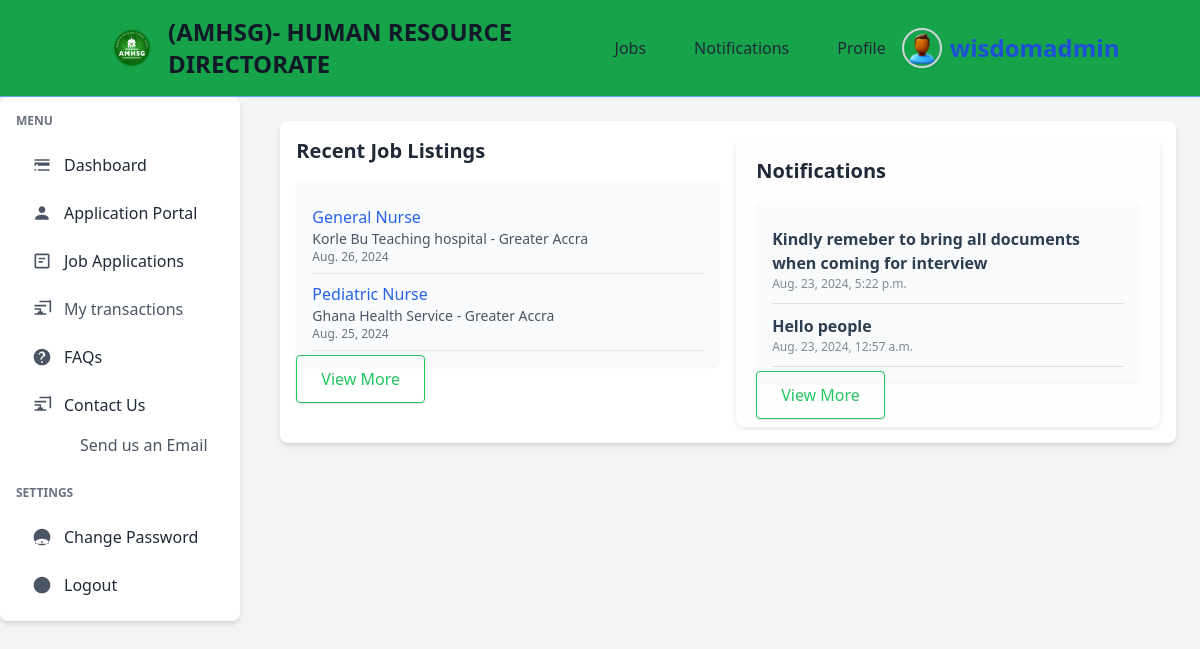
The page /dashboard (signed in) on the database its author committed.
### jobs/models.py (models this page shows, shortened)
class Job(models.Model):
    title = models.CharField(max_length=255, default="none")
    company = models.CharField(max_length=255, default="none")  # Name of the company offering the job
    location = models.CharField(max_length=255, default="none")
    description = models.TextField()
    responsibilities = models.TextField(help_text="List of job responsibilities", default="none")  # New field for responsibilities
    requirements = models.TextField(help_text="List of job requirements", default="none")  # New field for requirements
    salary = models.CharField(max_length=100, blank=True, null=True, help_text="Salary range or amount")  # Optional salary field
    posted_date = models.DateField(auto_now_add=True, blank=True, null=True)
    application_deadline = models.DateField(null=True, blank=True, help_text="Deadline to apply for the job")  # New field for application deadline
    class Meta:
        ordering = ['-posted_date']  # Orders job listings by the most recent first

### notifications/models.py (models this page shows, shortened)
class Notification(models.Model):
    message = models.CharField(max_length=255)
    date = models.DateTimeField(auto_now_add=True)

### authentication/views.py (the view)
# urls.py: path('dashboard', views.dashboard, name="dashboard"),
@login_required(login_url="authentication:my-login")
def dashboard(request):
    jobs = Job.objects.all().order_by('-posted_date')[:5]
    notifications = Notification.objects.all().order_by('-date')[:5]
    context = {
        'jobs': jobs,
        'notifications': notifications,
    }
    return render(request, 'authentication/dashboard.html', context)

### templates/authentication/dashboard.html
{% extends 'authentication/dash-base.html' %} {% block content %}
  <main class="flex-1 bg-white shadow-md rounded-lg p-4">
    <div class="grid grid-cols-1 md:grid-cols-2 gap-4">
      <section>
        <h2 class="text-xl font-semibold text-gray-800 mb-4">
          Recent Job Listings
        </h2>
        <div class="bg-gray-50 p-4 rounded-lg shadow-sm">
          <ul>
            {% for job in jobs %}
            <li class="border-b border-gray-200 py-2">
              <a href="{% url 'job-detail' job.id %}" class="text-blue-600 hover:underline"
                >{{ job.title }}</a
              >
              <p class="text-gray-600 text-sm">
                {{ job.company }} - {{ job.location }}
              </p>
              <p class="text-gray-500 text-xs">{{ job.posted_date }}</p>
            </li>
            {% empty %}
            <li class="text-gray-600">No job listings available.</li>
            {% endfor %}
          </ul>
        </div>
        <a
          href="{% url 'job-list' %}"
          class="bg-transparent border border-green-500 text-green-500 hover:bg-green-500 hover:text-white px-6 py-3 rounded shadow"
          >View More</a
        >
      </section>
      <div class="container">
        <section class="notifications">
            <h2 class="text-xl font-semibold text-gray-800 mb-4">Notifications</h2>
            <div class="bg-gray-50 p-4 rounded-lg shadow-sm">
                <ul>
                    {% for notification in notifications %}
                    <li class="border-b border-gray-200 py-2">
                        <p class="message">{{ notification.message }}</p>
                        <p class="date">{{ notification.date }}</p>
                    </li>
                    {% empty %}
                    <li class="text-gray-600">No notifications.</li>
                    {% endfor %}
                </ul>
            </div>
            <a
          href="{% url 'notification-list' %}"
          class="bg-transparent border border-green-500 text-green-500 hover:bg-blue-600 hover:text-white px-6 py-3 rounded shadow"
          >View More</a
        >
        </section>
    </div>
    </div>
  </main>
</div>
{% endblock %}

### templates/authentication/dash-base.html (shortened to what this page needs)
{% load static tailwind_tags %}
<!DOCTYPE html>
<html lang="en">
  <head>
    <link
      href="https://cdn.jsdelivr.net/npm/tailwindcss@2.2.19/dist/tailwind.min.css"
      rel="stylesheet"
    />
    <link
      rel="stylesheet"
      href="https://cdnjs.cloudflare.com/ajax/libs/font-awesome/6.0.0-beta3/css/all.min.css"
    />
    <link rel="stylesheet" href="https://cdn.jsdelivr.net/npm/flatpickr/dist/flatpickr.min.css">
    {% tailwind_css %}
  </head>
  <body class="bg-gray-100">
    <header class="bg-green-600 shadow-sm border-b border-blue-400">
      <div
        class="container mx-auto flex items-center justify-between py-4 px-6"
      >
        <div class="flex items-center space-x-4">
          <img src="{% static 'img/logo.png' %}" alt="Logo" class="w-10 h-10" />
          <a
            href="{% url 'dashboard' %}"
            class="text-2xl font-bold text-gray-900"
          >
            (AMHSG)- HUMAN RESOURCE DIRECTORATE
          </a>
        </div>
        <nav class="hidden md:flex space-x-4">
          <a
            href="{% url 'job-list' %}"
            class="px-4 py-2 text-gray-800 hover:bg-yellow-600 hover:text-white rounded-md"
          >
            Jobs
          </a>
          <a
            href="{% url 'notification-list' %}"
            class="px-4 py-2 text-gray-800 hover:bg-yellow-600 hover:text-white rounded-md"
          >
            Notifications
          </a>
          <a
            href="#"
            class="px-4 py-2 text-gray-800 hover:bg-yellow-600 hover:text-white rounded-md"
          >
            Profile
          </a>
        </nav>
        <div class="relative">
          <button
            id="profileMenuButton"
            class="flex items-center space-x-2 text-gray-800 hover:text-blue-600"
          >
            <img
              src="{% static 'img/profile.png' %}"
              alt="Profile Image"
              class="w-10 h-10 rounded-full border-2 border-gray-300 shadow-sm"
            />
            <span class="hidden md:inline font-extrabold text-2xl text-blue-700"
              >{{ user.username }}</span
            >
          </button>
        </div>
      </div>
    </header>
    <div class="flex flex-col md:flex-row md:space-x-4">
      <aside class="w-full md:w-1/4 bg-white shadow-md rounded-lg p-4 mb-4 md:mb-0">
        <nav class="space-y-6">
          <div>
            <h2 class="text-xs font-semibold text-gray-500 uppercase mb-4">Menu</h2>
            <ul class="space-y-2">
              <li>
                <a
                  href="{% url 'dashboard' %}"
                  class="flex items-center px-4 py-2 text-gray-800 hover:bg-blue-500 rounded transition-colors duration-200"
                >
                  <svg
                    class="w-5 h-5 mr-3 text-gray-600"
                    fill="currentColor"
                    xmlns="http://www.w3.org/2000/svg"
                    viewBox="0 0 24 24"
                  >
                    <path
                      d="M3 13h2v-2H3v2zm4 0h14v-2H7v2zm0 6h14v-2H7v2zm-4 0h2v-2H3v2zm0-14v2h18V5H3zm0 6h18v-2H3v2z"
                    />
                  </svg>
                  Dashboard
                </a>
              </li>
              <li>
                <a
                  href="{% url 'application-portal' %}"
                  class="flex items-center px-4 py-2 text-gray-800 hover:bg-blue-500 rounded transition-colors duration-200"
                >
                  <svg
                    class="w-5 h-5 mr-3 text-gray-600"
                    fill="currentColor"
                    xmlns="http://www.w3.org/2000/svg"
                    viewBox="0 0 24 24"
                  >
                    <path
                      d="M12 12c2.21 0 4-1.79 4-4s-1.79-4-4-4-4 1.79-4 4 1.79 4 4 4zm0 2c-2.67 0-8 1.34-8 4v2h16v-2c0-2.66-5.33-4-8-4z"
                    />
                  </svg>
                  Application Portal
                </a>
              </li>
              <li>
                <a
                  href="{% url 'job-applications' %}"
                  class="flex items-center px-4 py-2 text-gray-800 hover:bg-blue-500 rounded transition-colors duration-200"
                >
                  <svg
                    class="w-5 h-5 mr-3 text-gray-600"
                    fill="currentColor"
                    xmlns="http://www.w3.org/2000/svg"
                    viewBox="0 0 24 24"
                  >
                    <path
                      d="M19 3H5c-1.1 0-2 .9-2 2v14c0 1.1.9 2 2 2h14c1.1 0 2-.9 2-2V5c0-1.1-.9-2-2-2zm0 16H5V5h14v14zM8 8h8v2H8zm0 4h5v2H8z"
                    />
                  </svg>
                  Job Applications
                </a>
              </li>
              <li>
                <a
                  href="{% url 'my-transactions' %}"
                  class="flex items-center px-4 py-2 text-gray-600 hover:bg-blue-500 rounded transition-colors duration-200"
                >
                  <svg
                    class="w-5 h-5 mr-3 text-gray-600"
                    fill="currentColor"
                    xmlns="http://www.w3.org/2000/svg"
                    viewBox="0 0 24 24"
                  >
                    <path
                      d="M3 13h8v-2H3v2zm0 6h14v-2H3v2zm0-10h14V7H3v2zm18-7H9v2h12v12h2V3c0-1.1-.9-2-2-2zM13 15h-2v-2H9v2H7v2h2v2h2v-2h2v-2z"
                    />
                  </svg>
                  My transactions
                </a>
              </li>
              <li>
                <a
                  href="#"
                  class="flex items-center px-4 py-2 text-gray-800 hover:bg-blue-500 rounded transition-colors duration-200"
                >
                  FAQs
                </a>
              </li>
              <li>
                <a
                  href="#"
                  class="flex items-center px-4 py-2 text-gray-800 hover:bg-blue-500 rounded transition-colors duration-200"
                >
                  <svg
                    class="w-5 h-5 mr-3 text-gray-600"
                    fill="currentColor"
                    xmlns="http://www.w3.org/2000/svg"
                    viewBox="0 0 24 24"
                  >
                    <path
                      d="M3 13h8v-2H3v2zm0 6h14v-2H3v2zm0-10h14V7H3v2zm18-7H9v2h12v12h2V3c0-1.1-.9-2-2-2zM13 15h-2v-2H9v2H7v2h2v2h2v-2h2v-2z"
                    />
                  </svg>
                  Contact Us
                </a>
                <ul class="pl-12 mt-1 space-y-1">
                  <li>
                    <a
                      href="#"
                      class="block px-4 py-1 text-gray-600 hover:underline hover:bg-blue-500"
                    >
                      Send us an Email
                    </a>
                  </li>
                </ul>
              </li>
            </ul>
          </div>
          <div>
            <h2 class="text-xs font-semibold text-gray-500 uppercase mb-4">
              Settings
            </h2>
            <ul class="space-y-2">
              <li>
                <a
                  href="#"
                  class="flex items-center px-4 py-2 text-gray-800 hover:bg-blue-500 rounded transition-colors duration-200"
                >
                  <svg
                    class="w-5 h-5 mr-3 text-gray-600"
                    fill="currentColor"
                    xmlns="http://www.w3.org/2000/svg"
                    viewBox="0 0 24 24"
                  >
                    <path
                      d="M12 2c5.52 0 10 4.48 10 10s-4.48 10-10 10S2 17.52 2 12 6.48 2 12 2zm1 17h-2v-2h2v2zm-1-5c-2.67 0-8 1.34-8 4v2h16v-2c0-2.66-5.33-4-8-4z"
                    />
                  </svg>
                  Change Password
                </a>
              </li>
              <li>
                <a
                  href="{% url 'user-logout' %}"
                  class="flex items-center px-4 py-2 text-gray-800 hover:bg-red-500 rounded transition-colors duration-200"
                >
                  <svg
                    class="w-5 h-5 mr-3 text-gray-600"
                    fill="currentColor"
                    xmlns="http://www.w3.org/2000/svg"
                    viewBox="0 0 24 24"
                  >
                    <path
                      d="M12 2c5.52 0 10 4.48 10 10s-4.48 10-10 10S2 17.52 2 12 6.48 2 12 2zm1 17h-2v-2h2v2zm0-6h-2v-6h2v6z"
                    />
                  </svg>
                  Logout
                </a>
              </li>
            </ul>
          </div>
        </nav>
      </aside>
    <main class="container mx-auto p-6">
      {% block content %}{% endblock %}
  </body>
</html>

### templates/authentication/dash-base.html (style rules this page uses)
.notifications { background-color: #fefefe; padding: 20px; border-radius: 8px; box-shadow: 0 2px 4px rgba(0, 0, 0, 0.1); }
.notifications ul { list-style-type: none; padding: 0; margin: 0; }
.notifications li { border-bottom: 1px solid #ddd; padding: 10px 0; animation: blink 1s linear infinite; }
.notifications p { margin: 0; }
.notifications .message { color: #2c3e50; font-weight: bold; }
.notifications .date { color: #7f8c8d; font-size: 12px; }

### rows shown on the page
Job: title "General Nurse", company "Korle Bu Teaching hospital", location "Greater Accra", posted_date "Aug. 26, 2024"
Job: title "Pediatric Nurse", company "Ghana Health Service", location "Greater Accra", posted_date "Aug. 25, 2024"
Notification: message "Kindly remeber to bring all documents when coming for interview", date "Aug. 23, 2024, 5:22 p.m."
Notification: message "Hello people", date "Aug. 23, 2024, 12:57 a.m."

### other values the page prints
{{ user.username }} "wisdomadmin"
